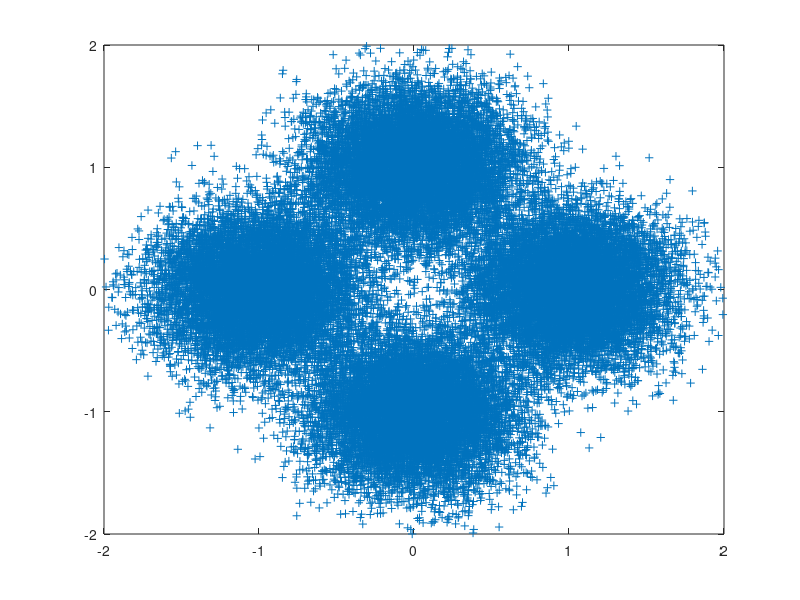

Here is the MATLAB script that generated this plot:
% ofdm_rs.m
% David Rowe Mar 2017
%
% Rate Rs BPSK/QPSK simulation to explore techniques for
% phase estimation over multiple carriers in HF channel.  Rate
% Rs version of ofdm_fs.m

#{
 TODO:
   [X] sim pilot based phase est using known symbols
   [X] test AWGN BER with averaging pilots from adj carriers
   [X] refactor to insert pilot rows
   [X] add border cols, not used for data
   [X] centre est on current carrier, extend to > 3
   [X] test single points
       + 1dB IL @ 6dB HF, 0.4 dB @ 2dB AWGN
   [X] try linear interpolation
   [X] try longer time windows
   [X] try combining mod stripping phase est inside frame
   [X] curves taking into account pilot losses
   [ ] remove border carriers, interpolate edge carrier
   [X] modify for QPSK
#}

1;

% Gray coded QPSK modulation function

function symbol = qpsk_mod(two_bits)
    two_bits_decimal = sum(two_bits .* [2 1]); 
    switch(two_bits_decimal)
        case (0) symbol =  1;
        case (1) symbol =  j;
        case (2) symbol = -j;
        case (3) symbol = -1;
    endswitch
endfunction


% Gray coded QPSK demodulation function

function two_bits = qpsk_demod(symbol)
    bit0 = real(symbol*exp(j*pi/4)) < 0;
    bit1 = imag(symbol*exp(j*pi/4)) < 0;
    two_bits = [bit1 bit0];
endfunction


function sim_out = run_sim(sim_in)
  Rs = 100;

  bps = sim_in.bps;
  EbNodB = sim_in.EbNodB;
  verbose = sim_in.verbose;
  hf_en = sim_in.hf_en;
  hf_phase = sim_in.hf_phase;
  phase_offset = sim_in.phase_offset;

  Ns = sim_in.Ns;          % step size for pilots
  Nc = sim_in.Nc;          % Number of cols, aka number of carriers

  Nbitsperframe = (Ns-1)*Nc*bps;
  Nrowsperframe = Nbitsperframe/(Nc*bps);
  if verbose
    printf("bps:.........: %d\n", bps);
    printf("Nbitsperframe: %d\n", Nbitsperframe);
    printf("Nrowsperframe: %d\n", Nrowsperframe);
  end

  % Important to define run time in seconds so HF model will evolve the same way
  % for different pilot insertion rates.  So lets work backwards from approx
  % seconds in run to get Nbits, the total number of payload data bits

  % frame has Ns-1 data symbols between pilots, e.g. for Ns=3: 
  %
  % PPP
  % DDD
  % DDD
  % PPP

  Nrows = sim_in.Nsec*Rs;
  Nframes = floor((Nrows-1)/Ns);
  Nbits = Nframes * Nbitsperframe;    % number of payload data bits

  Nr = Nbits/(Nc*bps);                % Number of data rows to get Nbits total

  if verbose
    printf("Nc.....: %d\n", Nc);
    printf("Ns.....: %d (step size for pilots, Ns-1 data symbols between pilots)\n", Ns);
    printf("Nr.....: %d\n", Nr);
    printf("Nbits..: %d\n", Nbits);
  end

  % double check if Nbits fit neatly into carriers

  assert(Nbits/(Nc*bps) == floor(Nbits/(Nc*bps)), "Nbits/(Nc*bps) must be an integer");
 
  printf("Nframes: %d\n", Nframes);

  Nrp = Nr + Nframes + 1;  % number of rows once pilots inserted
                           % extra row of pilots at end
  printf("Nrp....: %d (number of rows including pilots)\n", Nrp);
  
  % set up HF model

  if hf_en

    % some typical values, or replace with user supplied

    dopplerSpreadHz = 1.0; path_delay = 1E-3*Rs;

    if isfield(sim_in, "dopplerSpreadHz") 
      dopplerSpreadHz = sim_in.dopplerSpreadHz;
    end
    if isfield(sim_in, "path_delay") 
      path_delay = sim_in.path_delay;
    end
    printf("Doppler Spread: %3.2f Hz Path Delay: %3.2f symbols\n", dopplerSpreadHz, path_delay);
    randn('seed',1);
    spread1 = doppler_spread(dopplerSpreadHz, Rs, sim_in.Nsec*Rs*1.1);
    spread2 = doppler_spread(dopplerSpreadHz, Rs, sim_in.Nsec*Rs*1.1);

    % sometimes doppler_spread() doesn't return exactly the number of samples we need
 
    assert(length(spread1) >= Nrp, "not enough doppler spreading samples");
    assert(length(spread2) >= Nrp, "not enough doppler spreading samples");

    hf_gain = 1.0/sqrt(var(spread1)+var(spread2));
    % printf("nsymb: %d lspread1: %d\n", nsymb, length(spread1));
  end
  
  % construct an artificial phase countour for testing, linear across freq and time

  if sim_in.phase_test
    phase_test = ones(Nrp, Nc+2);
    for r=1:Nrp
      for c=1:Nc+2
        phase_test(r,c) = -pi/2 + c*pi/(Nc+2) + r*0.01*2*pi;
        phase_test(r,c) = phase_test(r,c) - 2*pi*floor((phase_test(r,c)+pi)/(2*pi));
      end
    end
  end

  % simulate for each Eb/No point ------------------------------------

  for nn=1:length(EbNodB)
    rand('seed',1);
    randn('seed',1);

    EsNo = bps * (10 .^ (EbNodB(nn)/10));
    variance = 1/(EsNo/2);
    noise = sqrt(variance)*(0.5*randn(Nrp,Nc+2) + j*0.5*randn(Nrp,Nc+2));

    % generate tx bits

    tx_bits = rand(1,Nbits) > 0.5;

    % map to symbols 

    if bps == 1
      tx_symb = 2*tx_bits - 1;
    end
    if bps == 2
      for s=1:Nbits/bps
        tx_symb(s) = qpsk_mod(tx_bits(2*(s-1)+1:2*s));
      end
    end

    % place symbols in multi-carrier frame with pilots and boundary carriers

    tx = []; s = 1;
    for f=1:Nframes
      aframe = zeros(Nrowsperframe,Nc+2);
      aframe(1,:) = 1;
      for r=1:Nrowsperframe
        arowofsymbols = tx_symb(s:s+Nc-1);
        s += Nc;
        aframe(r+1,2:Nc+1) = arowofsymbols;
      end
      tx = [tx; aframe];
    end      
    tx = [tx; ones(1,Nc+2)];  % final row of pilots
    [nr nc] = size(tx);
    assert(nr == Nrp);
    
    rx = tx * exp(j*phase_offset);

    if sim_in.phase_test
      rx = rx .* exp(j*phase_test);
    end

    if hf_en

      % simplified rate Rs simulation model that doesn't include
      % ISI, just freq filtering.
      
      % Note Rs carrier spacing, sample rate is Rs

      hf_model = zeros(Nr,Nc+2); phase_est = zeros(Nr,Nc);
      for r=1:Nrp
        for c=1:Nc+2
          w = 2*pi*c*Rs/Rs; 
          hf_model(r,c) = hf_gain*(spread1(r) + exp(-j*w*path_delay)*spread2(r));
        end
        
        if hf_phase
          rx(r,:) = rx(r,:) .* hf_model(r,:);
        else
          rx(r,:) = rx(r,:) .* abs(hf_model(r,:));
        end
      end
    end

    rx += noise;

    % pilot based phase est, we use known tx symbols as pilots ----------

    rx_corr = rx;

    if sim_in.pilot_phase_est

      % est phase from pilots either side of data symbols
      % adjust phase of data symbol
      % demodulate and count errors of just data
 
      phase_est_pilot_log = 10*ones(Nrp,Nc+2);
      phase_est_stripped_log = 10*ones(Nrp,Nc+2);
      phase_est_log = 10*ones(Nrp,Nc+2);
      for c=2:Nc+1
        for r=1:Ns:Nrp-Ns

          % estimate phase using average of 6 pilots in a rect 2D window centred
          % on this carrier
          % PPP
          % DDD
          % DDD
          % PPP
          
          cr = c-1:c+1;
          aphase_est_pilot_rect1 = sum(rx(r,cr)*tx(r,cr)');
          aphase_est_pilot_rect2 = sum(rx(r+Ns,cr)*tx(r+Ns,cr)');

          % optionally use next step of pilots in past and future

          if sim_in.pilot_wide
            if r > Ns+1
              aphase_est_pilot_rect1 += sum(rx(r-Ns,cr)*tx(r-Ns,cr)');
            end
            if r < Nrp - 2*Ns
              aphase_est_pilot_rect2 += sum(rx(r+2*Ns,cr)*tx(r+2*Ns,cr)');
            end
          end

          % correct phase offset using phase estimate

          for rr=r+1:r+Ns-1
            a = b = 1;
            if sim_in.pilot_interp
              b = (rr-r)/Ns; a = 1 - b;
            end
            %printf("rr: %d a: %4.3f b: %4.3f\n", rr, a, b);
            aphase_est_pilot = angle(a*aphase_est_pilot_rect1 + b*aphase_est_pilot_rect2);
            phase_est_pilot_log(rr,c) = aphase_est_pilot;
            rx_corr(rr,c) = rx(rr,c) * exp(-j*aphase_est_pilot);
          end

          if sim_in.stripped_phase_est
            % Optional modulation stripping feed fwd phase estimation, to refine
            % pilot-based phase estimate.  Doing it after pilot based phase estimation
            % means we don't need to deal with ambiguity, which is difficult to handle
            % in low SNR channels.

            % Use vector of 7 symbols around current data symbol.  We could use a 2D
            % window if we can work out how best to correct with pilot-est and avoid
            % ambiguities

            for rr=r+1:r+Ns-1

              % extract a matrix of nearby samples with pilot-based offset removed
 
              amatrix = rx(max(1,rr-3):min(Nrp,rr+3),c) .* exp(-j*aphase_est_pilot);

              % modulation strip and est phase

              stripped = abs(amatrix) .* exp(j*2*angle(amatrix));
              aphase_est_stripped = angle(sum(sum(stripped)))/2;
              phase_est_stripped_log(rr,c) = aphase_est_stripped;

              % correct rx symbols based on both phase ests

              phase_est_log(rr,c) = angle(exp(j*(aphase_est_pilot+aphase_est_stripped)));
              rx_corr(rr,c) = rx(rr,c) * exp(-j*phase_est_log(rr,c));
            end       
          end % sim_in.stripped_phase_est

        end % r=1:Ns:Nrp-Ns

      end % c=2:Nc+1
    end % sim_in.pilot_phase_est


    if isfield(sim_in, "ml_pd") && sim_in.ml_pd

      % Bill's ML with pilots phase detector, does phase est and demodulation 

      rx_bits = []; rx_np = [];
      aframeofbits = zeros(Ns-1, Nc);
      for r=1:Ns:Nrp-Ns

        % demodulate this frame, ML operates carrier by carrier 

        for c=2:Nc+1
          arxcol = rx(r:r+Ns, c);
          arxcol(1) = rx(r, c-1) + rx(r, c+1);
          arxcol(Ns+1) = rx(r+Ns, c-1) + rx(r+Ns, c+1);
          [acolofbits aphase_est] = ml_pd(rot90(arxcol),  bps, [1 Ns+1]);
          aframeofbits(:,c-1) = xor(acolofbits, ones(1,Ns-1));
          rx_np = [rx_np rot90(arxcol) .* exp(-j*aphase_est)];
        end
        
        % unpack from frame into linear array of bits

        for rr=1:Ns-1
          rx_bits = [rx_bits aframeofbits(rr,:)];
        end
 
      end
    else

      % remove pilots to give us just data symbols and demodulate
      
      rx_bits = []; rx_np = [];
      for r=1:Nrp
        if mod(r-1,Ns) != 0
          arowofsymbols = rx_corr(r,2:Nc+1);
          rx_np = [rx_np arowofsymbols];
          if bps == 1
            arowofbits = real(arowofsymbols) > 0;
          end
          if bps == 2
            arowofbits = zeros(1,Nc);
            for c=1:Nc
              arowofbits((c-1)*2+1:c*2) = qpsk_demod(arowofsymbols(c));
            end
          end
          rx_bits = [rx_bits arowofbits];
        end
      end
    end
    %tx_bits
    %rx_bits
    assert(length(rx_bits) == Nbits);

    %phase_test
    %phase_est_log

    % calculate BER stats as a block, after pilots extracted

    errors = xor(tx_bits, rx_bits);
    Nerrs = sum(errors);

    printf("EbNodB: %3.2f BER: %5.4f Nbits: %d Nerrs: %d\n", EbNodB(nn), Nerrs/Nbits, Nbits, Nerrs);

    if verbose
      figure(1); clf; 
      plot(rx_np,'+');
      axis([-2 2 -2 2]);

      if hf_en
        figure(2); clf; 
        plot(abs(hf_model(:,2:Nc+1)));
      end

      if sim_in.pilot_phase_est
        figure(3); clf;
        plot(phase_est_log(:,2:Nc+1),'+', 'markersize', 10); 
        hold on; 
        plot(phase_est_pilot_log(:,2:Nc+1),'g+', 'markersize', 5); 
        if sim_in.stripped_phase_est
          plot(phase_est_stripped_log(:,2:Nc+1),'ro', 'markersize', 5); 
        end
        if sim_in.hf_en && sim_in.hf_phase
          plot(angle(hf_model(:,2:Nc+1)));
        end
        if sim_in.phase_test
          plot(phase_test(:,2:Nc+1));
        end
        axis([1 Nrp -pi pi]);
      end
    end

    sim_out.ber(nn) = sum(Nerrs)/Nbits; 
    sim_out.pilot_overhead = 10*log10(Ns/(Ns-1));
  end
endfunction


% Plot BER against Eb/No curves at various pilot insertion rates Ns
% using the HF multipath channel.  Second set of curves includes Eb/No
% loss for pilot insertion, so small Ns means better tracking of phase
% but large pilot insertion loss

% Target operating point Eb/No is 6dB, as this is where our rate 1/2
% LDPC code gives good results (10% PER, 1% BER).  However this means
% the Eb/No at the input is 10*log(1/2) or 3dB less, so we need to
% make sure phase est works at Eb/No = 6 - 3 = 3dB

function run_curves_hf
  sim_in.Nc = 7;
  sim_in.Ns = 5;
  sim_in.Nsec = 240;
  sim_in.EbNodB = 1:8;
  sim_in.verbose = 0;
  sim_in.pilot_phase_est = 0;
  sim_in.pilot_wide = 1;
  sim_in.pilot_interp = 0;
  sim_in.stripped_phase_est = 0;
  sim_in.phase_offset = 0;
  sim_in.phase_test = 0;
  sim_in.hf_en = 1;
  sim_in.hf_phase = 0;

  sim_in.Ns = 5;
  hf_ref_Ns_5_no_phase = run_sim(sim_in);
  sim_in.Ns = 9;
  hf_ref_Ns_9_no_phase = run_sim(sim_in);

  sim_in.hf_phase = 1;
  sim_in.pilot_phase_est = 1;

  sim_in.Ns = 5;
  hf_Ns_5 = run_sim(sim_in);

  sim_in.Ns = 9;
  hf_Ns_9 = run_sim(sim_in);

  sim_in.Ns = 17;
  hf_Ns_17 = run_sim(sim_in);

  figure(4); clf;
  semilogy(sim_in.EbNodB, hf_ref_Ns_5_no_phase.ber,'b+-;Ns=5 HF ref no phase;');
  hold on;
  semilogy(sim_in.EbNodB, hf_ref_Ns_9_no_phase.ber,'c+-;Ns=9 HF ref no phase;');
  semilogy(sim_in.EbNodB, hf_Ns_5.ber,'g+--;Ns=5;');
  semilogy(sim_in.EbNodB + hf_Ns_5.pilot_overhead, hf_Ns_5.ber,'go-;Ns=5 with pilot overhead;');
  semilogy(sim_in.EbNodB, hf_Ns_9.ber,'r+--;Ns=9;');
  semilogy(sim_in.EbNodB + hf_Ns_9.pilot_overhead, hf_Ns_9.ber,'ro-;Ns=9 with pilot overhead;');
  semilogy(sim_in.EbNodB, hf_Ns_17.ber,'k+--;Ns=17;');
  semilogy(sim_in.EbNodB + hf_Ns_17.pilot_overhead, hf_Ns_17.ber,'ko-;Ns=17 with pilot overhead;');
  hold off;
  axis([1 8 4E-2 2E-1])
  xlabel('Eb/No (dB)');
  ylabel('BER');
  grid; grid minor on;
  legend('boxoff');
  title('HF Multipath 1Hz Doppler 1ms delay');

end


% Generate HF curves for some alternative, experimental methods tested
% during development, such as interpolation, refinements using
% modulation stripping, narrow window.

function run_curves_hf_alt
  sim_in.Nc = 7;
  sim_in.Ns = 5;
  sim_in.Nsec = 60;
  sim_in.EbNodB = 1:8;
  sim_in.verbose = 0;
  sim_in.pilot_phase_est = 0;
  sim_in.pilot_wide = 1;
  sim_in.pilot_interp = 0;
  sim_in.stripped_phase_est = 0;
  sim_in.phase_offset = 0;
  sim_in.phase_test = 0;
  sim_in.hf_en = 1;
  sim_in.hf_phase = 0;

  sim_in.Ns = 9;
  hf_ref_Ns_9_no_phase = run_sim(sim_in);

  sim_in.hf_phase = 1;
  sim_in.pilot_phase_est = 1;
  hf_Ns_9 = run_sim(sim_in);

  sim_in.stripped_phase_est = 1;
  hf_Ns_9_stripped = run_sim(sim_in);

  sim_in.stripped_phase_est = 0;
  sim_in.pilot_wide = 0;
  hf_Ns_9_narrow = run_sim(sim_in);

  sim_in.pilot_wide = 1;
  sim_in.pilot_interp = 1;
  hf_Ns_9_interp = run_sim(sim_in);

  figure(6); clf;
  semilogy(sim_in.EbNodB, hf_ref_Ns_9_no_phase.ber,'c+-;Ns=9 HF ref no phase;');
  hold on;
  semilogy(sim_in.EbNodB, hf_Ns_9.ber,'r+--;Ns=9;');
  semilogy(sim_in.EbNodB, hf_Ns_9_stripped.ber,'g+--;Ns=9 stripped refinement;');
  semilogy(sim_in.EbNodB, hf_Ns_9_narrow.ber,'b+--;Ns=9 narrow;');
  semilogy(sim_in.EbNodB, hf_Ns_9_interp.ber,'k+--;Ns=9 interp;');
  hold off;
  axis([1 8 4E-2 2E-1])
  xlabel('Eb/No (dB)');
  ylabel('BER');
  grid; grid minor on;
  legend('boxoff');
  title('HF Multipath 1Hz Doppler 1ms delay');

end


% Generate HF curves for fixed Ns but different HF channels.

function run_curves_hf_channels
  sim_in.Nc = 7;
  sim_in.Ns = 9;
  sim_in.Nsec = 240;
  sim_in.EbNodB = 1:8;
  sim_in.verbose = 0;
  sim_in.pilot_phase_est = 0;
  sim_in.pilot_wide = 1;
  sim_in.pilot_interp = 0;
  sim_in.stripped_phase_est = 0;
  sim_in.phase_offset = 0;
  sim_in.phase_test = 0;
  sim_in.hf_en = 1;
  sim_in.hf_phase = 0;

  hf_Ns_9_1hz_1ms_no_phase = run_sim(sim_in);

  sim_in.hf_phase = 1;
  sim_in.pilot_phase_est = 1;
  hf_Ns_9_1hz_1ms = run_sim(sim_in);

  Rs = 100;

  sim_in.dopplerSpreadHz = 1.0; 
  sim_in.path_delay = 500E-6*Rs;
  hf_Ns_9_1hz_500us = run_sim(sim_in);

  sim_in.dopplerSpreadHz = 1.0; 
  sim_in.path_delay = 2E-3*Rs;
  hf_Ns_9_1hz_2ms = run_sim(sim_in);

  sim_in.dopplerSpreadHz = 2.0; 
  sim_in.path_delay = 1E-3*Rs;
  hf_Ns_9_2hz_1ms = run_sim(sim_in);

  sim_in.dopplerSpreadHz = 2.0; 
  sim_in.path_delay = 1E-3*Rs;
  hf_Ns_9_2hz_2ms = run_sim(sim_in);

  sim_in.dopplerSpreadHz = 2.0; 
  sim_in.path_delay = 2E-3*Rs;
  hf_Ns_9_2hz_2ms = run_sim(sim_in);

  sim_in.dopplerSpreadHz = 4.0; 
  sim_in.path_delay = 1E-3*Rs;
  hf_Ns_9_4hz_1ms = run_sim(sim_in);

  figure(6); clf;
  semilogy(sim_in.EbNodB, hf_Ns_9_1hz_1ms_no_phase.ber,'c+-;Ns=9 1Hz 1ms ref no phase;');
  hold on;
  semilogy(sim_in.EbNodB, hf_Ns_9_1hz_500us.ber,'k+-;Ns=9 1Hz 500us;');
  semilogy(sim_in.EbNodB, hf_Ns_9_1hz_1ms.ber,'r+-;Ns=9 1Hz 1ms;');
  semilogy(sim_in.EbNodB, hf_Ns_9_1hz_2ms.ber,'bo-;Ns=9 1Hz 2ms;');
  semilogy(sim_in.EbNodB, hf_Ns_9_2hz_1ms.ber,'g+-;Ns=9 2Hz 1ms;');
  semilogy(sim_in.EbNodB, hf_Ns_9_2hz_2ms.ber,'mo-;Ns=9 2Hz 2ms;');
  semilogy(sim_in.EbNodB, hf_Ns_9_4hz_1ms.ber,'c+-;Ns=9 4Hz 1ms;');
  hold off;
  axis([1 8 4E-2 2E-1])
  xlabel('Eb/No (dB)');
  ylabel('BER');
  grid; grid minor on;
  legend('boxoff');
  title('HF Multipath Ns = 9');

end


% AWGN curves for BPSK and QPSK.  Coded Eb/No operating point is 2dB,
% so raw BER for rate 1/2 will be -1dB

function run_curves_awgn_bpsk_qpsk
  sim_in.Nc = 7;
  sim_in.Ns = 7;
  sim_in.Nsec = 30;
  sim_in.verbose = 0;
  sim_in.pilot_phase_est = 0;
  sim_in.pilot_wide = 1;
  sim_in.pilot_interp = 0;
  sim_in.stripped_phase_est = 1;
  sim_in.phase_offset = 0;
  sim_in.phase_test = 0;
  sim_in.hf_en = 0;
  sim_in.hf_phase = 0;

  sim_in.EbNodB = -3:5;

  ber_awgn_theory = 0.5*erfc(sqrt(10.^(sim_in.EbNodB/10)));

  sim_in.bps = 1;
  awgn_bpsk = run_sim(sim_in);
  sim_in.bps = 2;
  awgn_qpsk = run_sim(sim_in);

  figure(5); clf;
  semilogy(sim_in.EbNodB, ber_awgn_theory,'b+-;AWGN Theory;');
  hold on;
  semilogy(sim_in.EbNodB, awgn_bpsk.ber,'g+-;Ns=7 BPSK;');
  semilogy(sim_in.EbNodB + awgn_bpsk.pilot_overhead, awgn_bpsk.ber,'go-;Ns=7 BPSK with pilot overhead;');
  semilogy(sim_in.EbNodB, awgn_qpsk.ber,'r+-;Ns=7 QPSK;');
  semilogy(sim_in.EbNodB + awgn_qpsk.pilot_overhead, awgn_qpsk.ber,'ro-;Ns=7 QPSK with pilot overhead;');
  hold off;
  axis([-3 5 4E-3 2E-1])
  xlabel('Eb/No (dB)');
  ylabel('BER');
  grid; grid minor on;
  legend('boxoff');
  title('AWGN');
end


% HF multipath curves for BPSK and QPSK.  Coded operating point is about 3dB

function run_curves_hf_bpsk_qpsk
  sim_in.Nc = 7;
  sim_in.Ns = 7;
  sim_in.Nsec = 120;
  sim_in.verbose = 0;
  sim_in.pilot_phase_est = 1;
  sim_in.pilot_wide = 1;
  sim_in.pilot_interp = 0;
  sim_in.stripped_phase_est = 0;
  sim_in.phase_offset = 0;
  sim_in.phase_test = 0;
  sim_in.hf_en = 1;
  sim_in.hf_phase = 1;

  sim_in.EbNodB = 1:8;

  EbNoLin = 10.^(sim_in.EbNodB/10);
  hf_theory = 0.5.*(1-sqrt(EbNoLin./(EbNoLin+1)));

  sim_in.bps = 1;
  hf_bpsk = run_sim(sim_in);
  sim_in.bps = 2;
  hf_qpsk = run_sim(sim_in);

  figure(5); clf;
  semilogy(sim_in.EbNodB, hf_theory,'b+-;HF Theory;');
  hold on;
  semilogy(sim_in.EbNodB, hf_bpsk.ber,'g+-;Ns=7 BPSK;');
  semilogy(sim_in.EbNodB + hf_bpsk.pilot_overhead, hf_bpsk.ber,'go-;Ns=7 BPSK with pilot overhead;');
  semilogy(sim_in.EbNodB, hf_qpsk.ber,'r+-;Ns=7 QPSK;');
  semilogy(sim_in.EbNodB + hf_qpsk.pilot_overhead, hf_qpsk.ber,'ro-;Ns=7 QPSK with pilot overhead;');
  hold off;
  axis([1 8 4E-3 2E-1])
  xlabel('Eb/No (dB)');
  ylabel('BER');
  grid; grid minor on;
  legend('boxoff');
  title('HF Multipath');
end


% AWGN curves for BPSK using 3 carrier 2D matrix pilot and ML pilot

function run_curves_awgn_ml
  sim_in.bps = 1;
  sim_in.Nc = 7;
  sim_in.Ns = 7;
  sim_in.Nsec = 10;
  sim_in.verbose = 0;
  sim_in.pilot_phase_est = 1;
  sim_in.pilot_wide = 1;
  sim_in.pilot_interp = 0;
  sim_in.stripped_phase_est = 1;
  sim_in.phase_offset = 0;
  sim_in.phase_test = 0;
  sim_in.hf_en = 0;
  sim_in.hf_phase = 0;

  sim_in.EbNodB = -3:5;

  ber_awgn_theory = 0.5*erfc(sqrt(10.^(sim_in.EbNodB/10)));

  awgn_2d = run_sim(sim_in);
  sim_in.pilot_phase_est = 0;
  sim_in.ml_pd = 1;
  awgn_ml = run_sim(sim_in);

  figure(5); clf;
  semilogy(sim_in.EbNodB, ber_awgn_theory,'b+-;AWGN Theory;');
  hold on;
  semilogy(sim_in.EbNodB, awgn_2d.ber,'g+-;Ns=7 3 carrier pilot BPSK;');
  semilogy(sim_in.EbNodB, awgn_ml.ber,'ro-;Ns=7 ML pilot BPSK;');
  hold off;
  axis([-3 5 4E-3 5E-1])
  xlabel('Eb/No (dB)');
  ylabel('BER');
  grid; grid minor on;
  legend('boxoff');
  title('AWGN');
end


% HF multipath curves for ML

function run_curves_hf_ml
  sim_in.bps = 1;
  sim_in.Nc = 7;
  sim_in.Ns = 14;
  sim_in.Nsec = 120;
  sim_in.verbose = 0;
  sim_in.pilot_phase_est = 1;
  sim_in.pilot_wide = 1;
  sim_in.pilot_interp = 0;
  sim_in.stripped_phase_est = 0;
  sim_in.phase_offset = 0;
  sim_in.phase_test = 0;
  sim_in.hf_en = 1;
  sim_in.hf_phase = 1;

  sim_in.EbNodB = 1:8;

  EbNoLin = 10.^(sim_in.EbNodB/10);
  hf_theory = 0.5.*(1-sqrt(EbNoLin./(EbNoLin+1)));

  hf_2d = run_sim(sim_in);
  sim_in.pilot_phase_est = 0;
  sim_in.ml_pd = 1;
  hf_ml = run_sim(sim_in);

  figure(7); clf;
  semilogy(sim_in.EbNodB, hf_theory,'b+-;HF Theory;');
  hold on;
  semilogy(sim_in.EbNodB, hf_2d.ber,'g+-;Ns=7 3 carrier pilot BPSK;');
  semilogy(sim_in.EbNodB, hf_ml.ber,'ro-;Ns=7 ML pilot BPSK;');
  hold off;
  axis([1 8 4E-3 2E-1])
  xlabel('Eb/No (dB)');
  ylabel('BER');
  grid; grid minor on;
  legend('boxoff');
  title('HF Multipath');
end



function run_single
  sim_in.bps = 2;
  sim_in.Nsec = 30;
  sim_in.Nc = 16;
  sim_in.Ns = 8;
  sim_in.EbNodB = 4;
  sim_in.verbose = 1;

  sim_in.pilot_phase_est = 0;
  sim_in.pilot_wide = 1;
  sim_in.pilot_interp = 0;
  sim_in.stripped_phase_est = 0;
  sim_in.ml_pd = 0;

  sim_in.phase_offset = 0;
  sim_in.phase_test = 0;
  sim_in.hf_en = 0;
  sim_in.hf_phase = 1;

  run_sim(sim_in);
end


format;
more off;

run_single
%run_curves_hf_bpsk_qpsk
%run_curves_hf_channels
%run_curves_hf_ml




